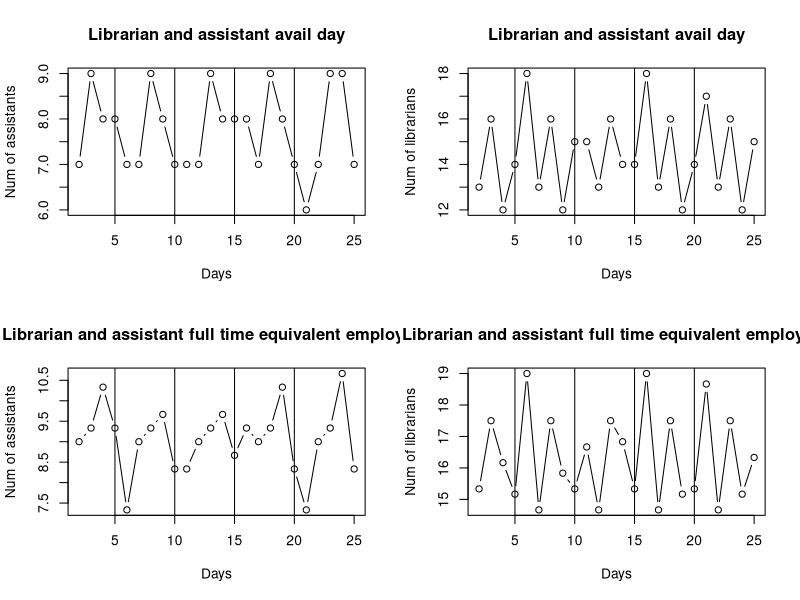

R code for this plot:
res <- read.csv("statfile.csv", header=TRUE, sep=",")
par(mfrow=c(2,2))
plot(res[,1], res[,2], xlab = "Days", ylab="Num of assistants",type="b", main="Librarian and assistant avail day")
abline(h=0,v=5)
abline(h=0,v=10)
abline(h=0,v=15)
abline(h=0,v=20)
plot(res[,1], res[,3], xlab = "Days", ylab="Num of librarians", type="b", main="Librarian and assistant avail day")
abline(h=0,v=5)
abline(h=0,v=10)
abline(h=0,v=15)
abline(h=0,v=20)
plot(res[,1], res[,4], xlab = "Days", ylab="Num of assistants", type="b", main="Librarian and assistant full time equivalent employees")
abline(h=0,v=5)
abline(h=0,v=10)
abline(h=0,v=15)
abline(h=0,v=20)
plot(res[,1], res[,5], xlab = "Days", ylab="Num of librarians", type="b", main="Librarian and assistant full time equivalent employees")
abline(h=0,v=5)
abline(h=0,v=10)
abline(h=0,v=15)
abline(h=0,v=20)
